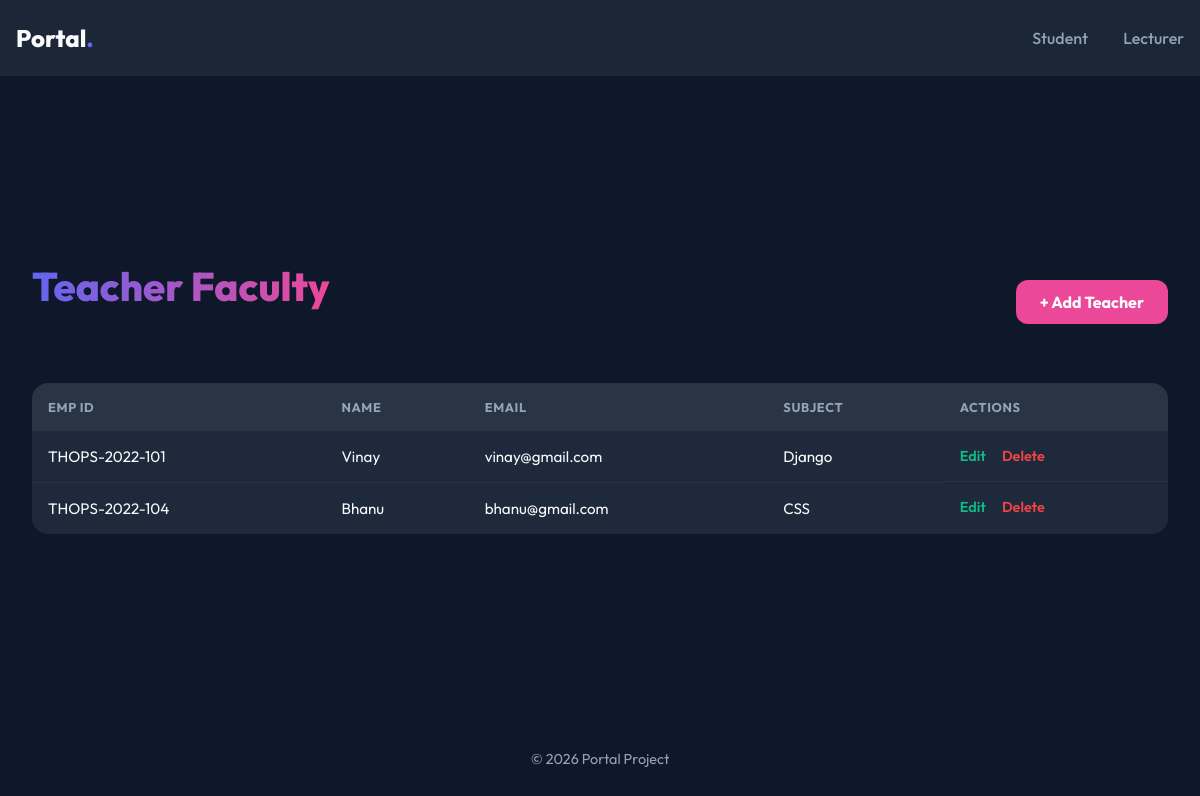
Before: /lecturer/ldetails/ with the older database file.
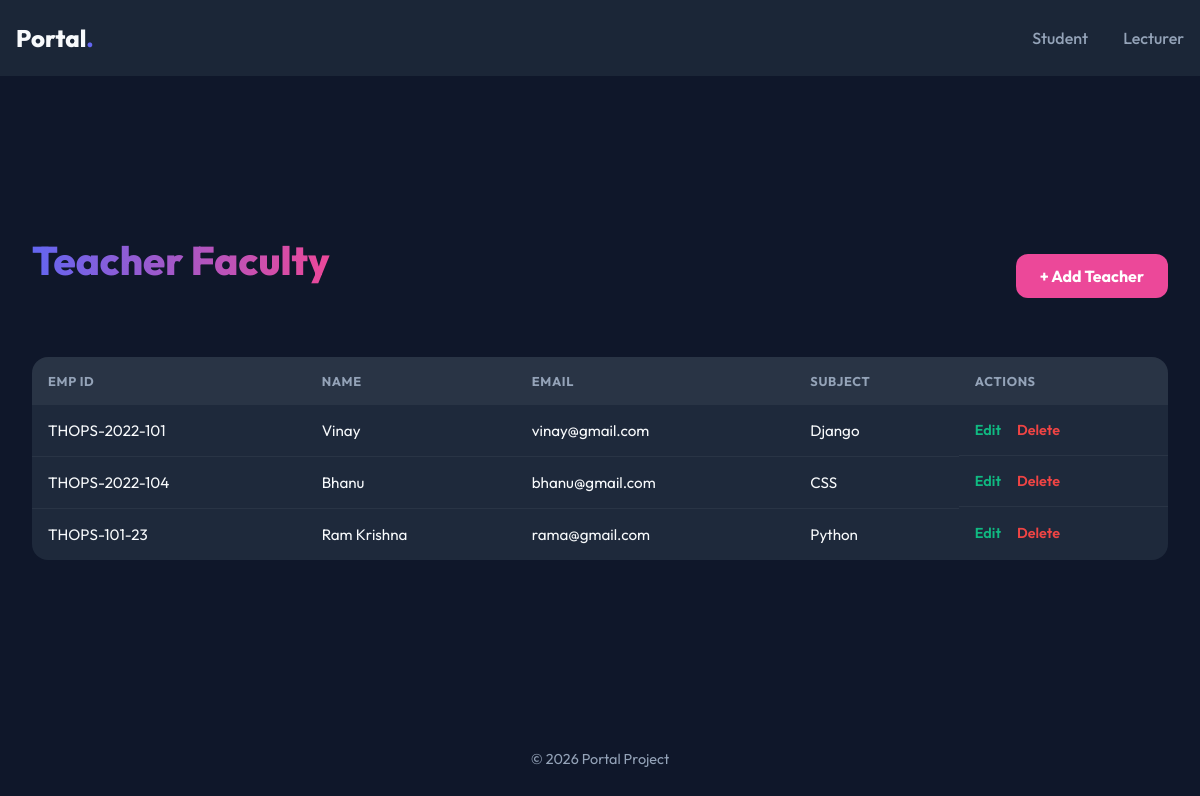
After: the same page with the newer database file.
### lecturer/models.py (models this page shows, shortened)
class Ldetails(models.Model):
    l_id = models.CharField(max_length=10,unique=True)
    l_name = models.CharField(max_length=30)
    l_email = models.EmailField(unique=True)
    l_subject = models.CharField(max_length=30)

### lecturer/views.py (the view)
# urls.py: path('ldetails/',views.lall,name='ldetails'),
def lall(request):
    all = Ldetails.objects.all()
    return render(request,'ldetails.html',{'all':all})

### templates/ldetails.html (shortened to what this page needs)
{% extends 'base.html' %}
{% load static %}
{% block content %}
    <div class="header-actions">
        <h1>Teacher Faculty</h1>
        <a href="{% url 'lform' %}" class="btn btn-pink">+ Add Teacher</a>
    </div>
    <div class="table-container">
        <table>
            <thead>
                <tr>
                    <th>Emp ID</th>
                    <th>Name</th>
                    <th>Email</th>
                    <th>Subject</th>
                    <th>Actions</th>
                </tr>
            </thead>
            <tbody>
                {% for a in all %}
                <tr>
                    <td>{{a.l_id}}</td>
                    <td>{{a.l_name}}</td>
                    <td>{{a.l_email}}</td>
                    <td>{{a.l_subject}}</td>
                    <td class="action-links">
                        <a href="{% url 'lupdate' a.id %}" class="edit-link">Edit</a>
                        <a href="{% url 'ldel' a.id %}" class="delete-link">Delete</a>
                    </td>
                </tr>
                {% empty %}
                <tr>
                    <td colspan="4" class="text-center">No teachers found.</td>
                </tr>
                {% endfor %}
            </tbody>
        </table>
    </div>
{% endblock %}

Changed rows visible on the page:
added Ldetails: l_id "THOPS-101-23", l_name "Ram Krishna", l_email "rama@gmail.com", l_subject "Python"
